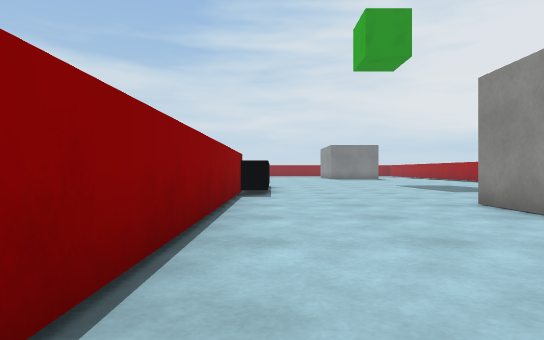
View 1 (above)

24 first-person views from a walk through a Unity game level. The camera is 0.64 m above the floor, looks level and sees 75° across. The floor is counted in squares, 1 m on a side. Each view is taken from the middle of a square. On the plan, view 1 faces up. The plan holds only what a view shows up to about 10 squares ahead; the rest is blank. The place goes on beyond the plan. The player is left out. Surface patterns are stand-ins for the level's own textures.

View 2
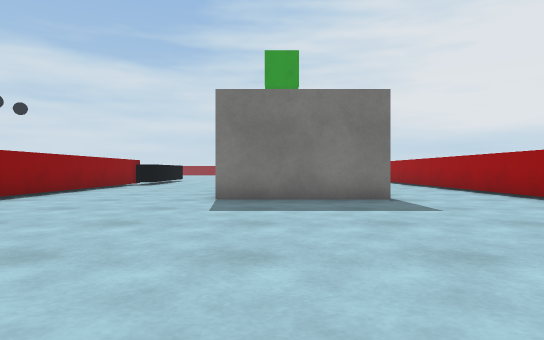

View 3
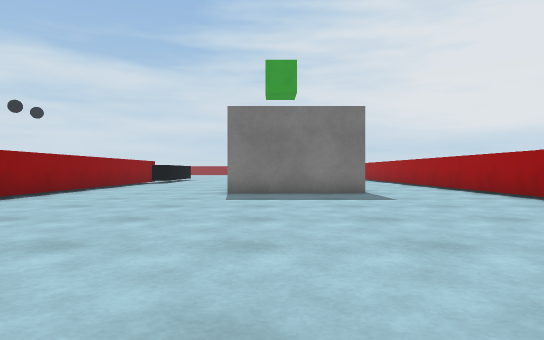

View 4
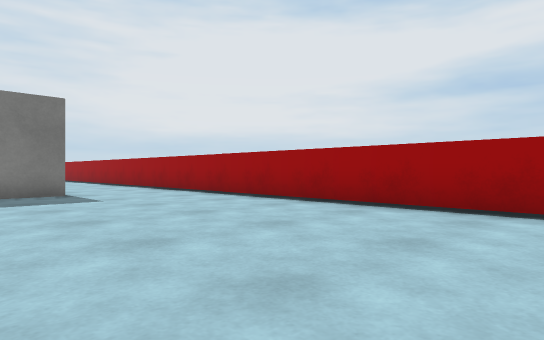

View 5
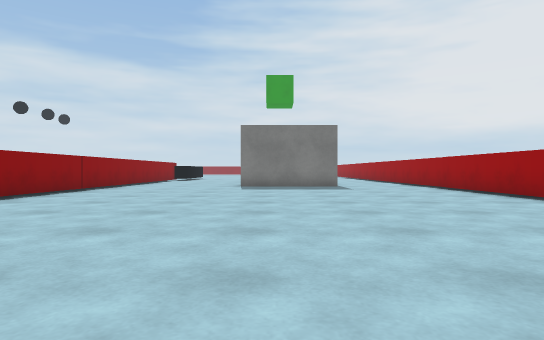

View 6
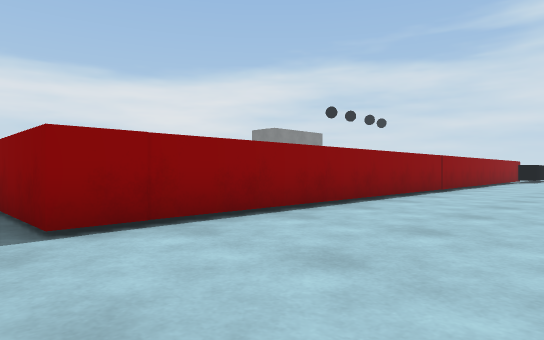

View 7
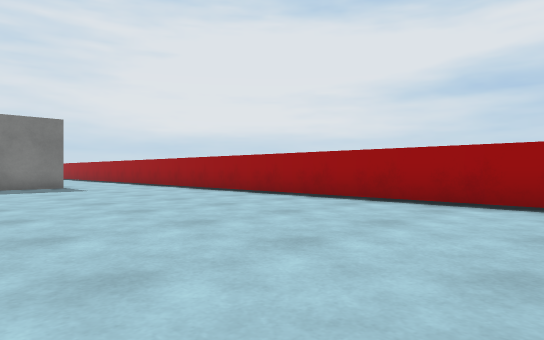

View 8
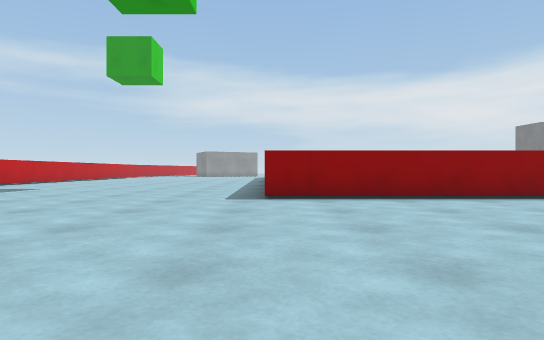

View 9
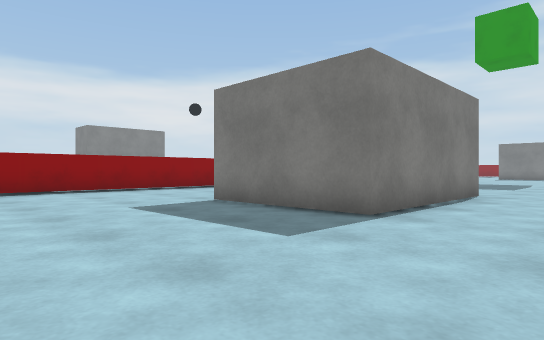

View 10
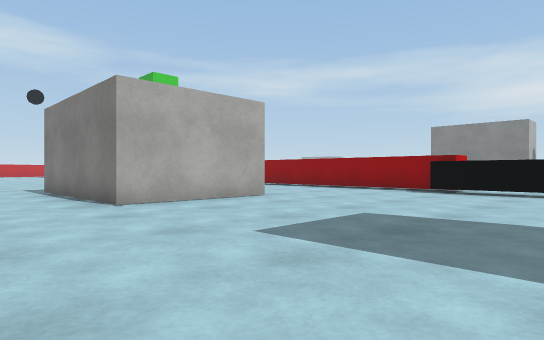

View 11
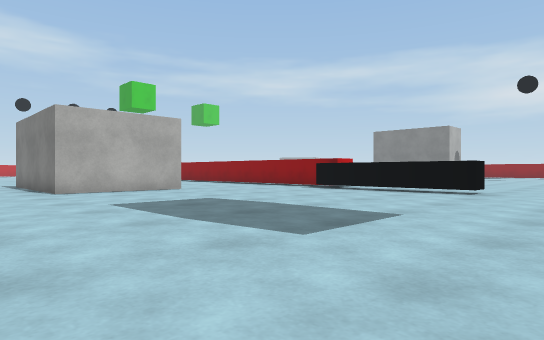

View 12
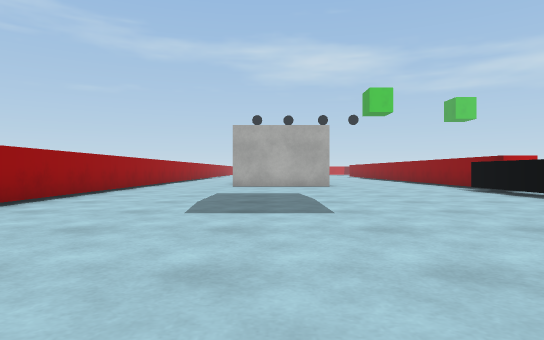

View 13
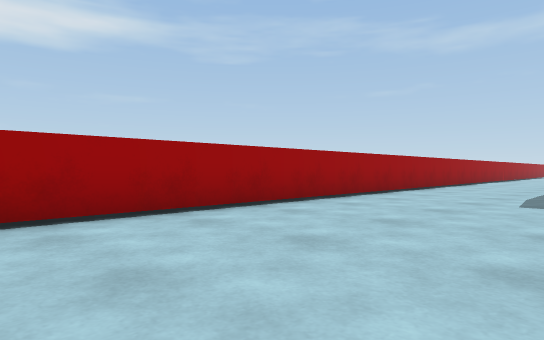

View 14
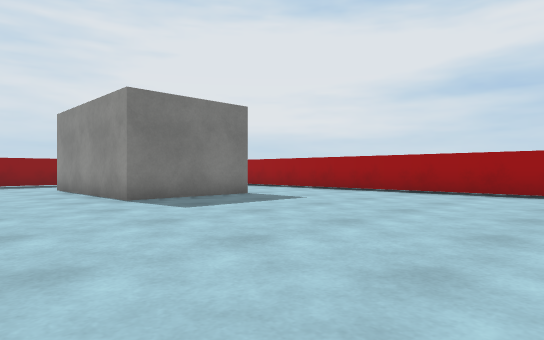

View 15
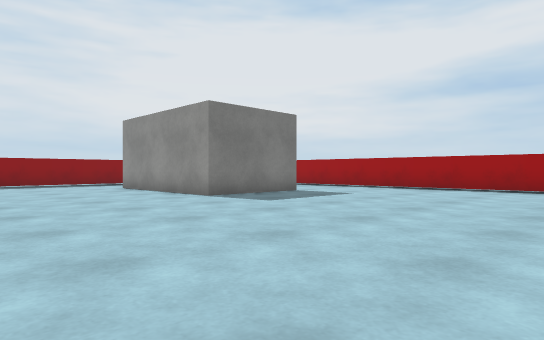

View 16
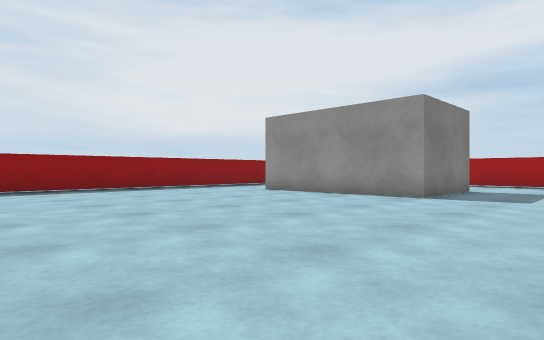

View 17
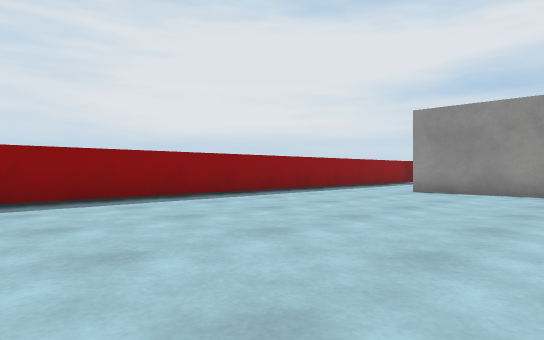

View 18
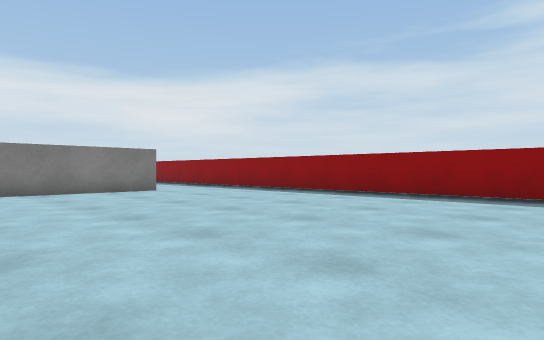

View 19
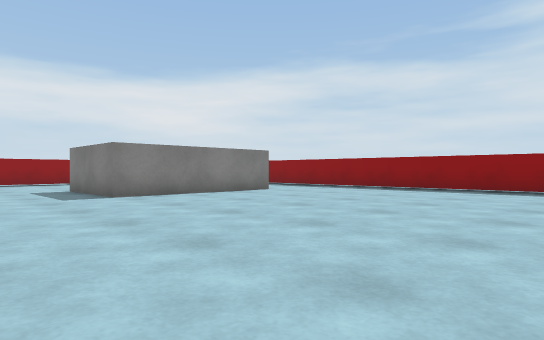

View 20
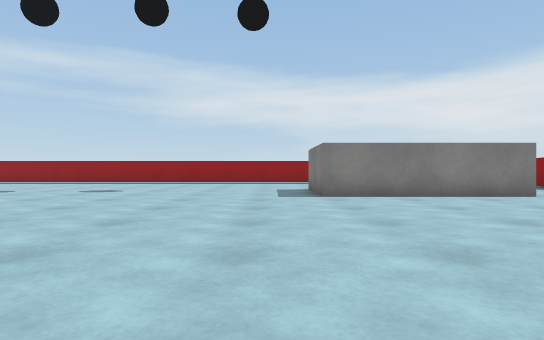

View 21
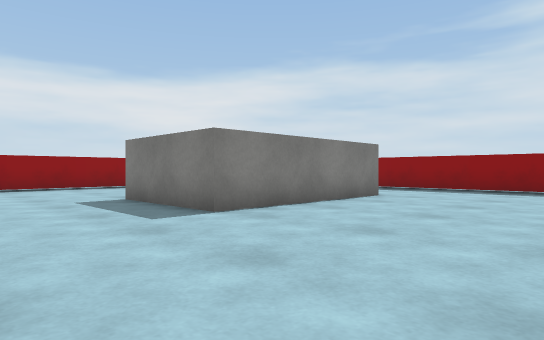

View 22
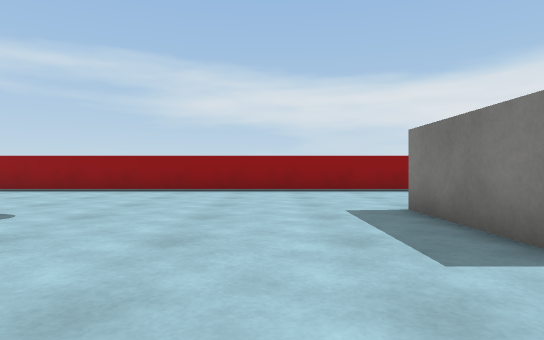

View 23
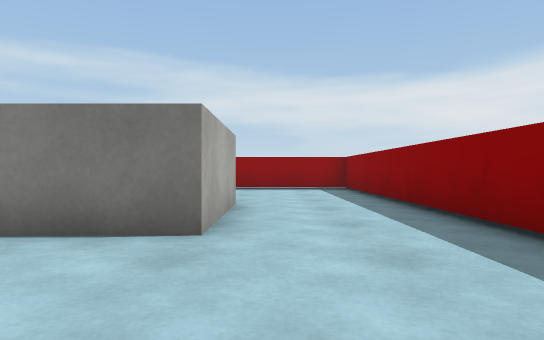

View 24
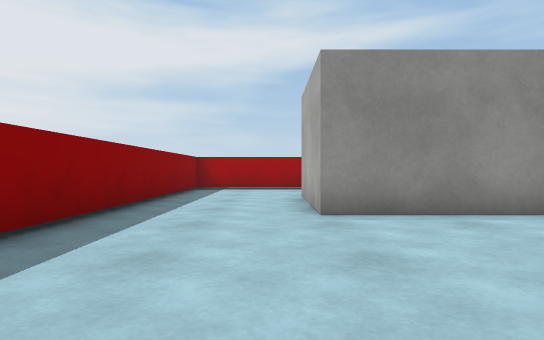

### Floor plan
Points are (right, up) in squares from view 1. A wall is a line through its corners. A room is listed if a view was taken in it or the views show most of it. See-through windows are left out.
Room 1 (views 1, 2, 3, 4, 5, 6, 7, 8, 9)
walls: (-0.8, 0.4) (-0.9, -11.2) (-3.1, -11.2); (7.5, 1.4) (3.8, 1.4); (10.7, -11.1) (10.7, 0.5)
ways out: opening at (1.5, 0.2) to room 2; opening at (9, 0.3) to room 2
Room 2 (views 10, 11, 12, 13, 14, 15, 16, 17, 18, 19, 20, 21, 22, 23, 24)
walls: (-1, 14.3) (-0.1, 14.3) (-0.1, 9.1) (-0.8, 9.1) (-0.8, 0.4); (7.4, 24.2) (4, 24.2) (4, 29.3) (7.1, 29.3); (3.8, 4.9) (3.8, 6.6) (7.5, 6.6) (7.5, 1.4); (-9.5, 32.4) (-10.7, 32.4); (-15.8, 29.3) (-12.5, 29.3) (-12.5, 24.2) (-15.8, 24.2); (0.8, 32.5) (-7.7, 32.4); (-12.1, 32.4) (-19, 32.4); (10.7, 10) (10.7, 21.5); (9, 32.5) (2.1, 32.5); (10.7, 0.5) (10.7, 4)
ways out: opening at (1.5, 0.2) to room 1; opening at (9, 0.3) to room 1

Where each view was taken, in squares from view 1:
view 1: 0 up, 0 right, facing up
view 2: 6 down, 5 right, facing up
view 3: 8 down, 5 right, facing up
view 4: 8 down, 5 right, facing up-right
view 5: 12 down, 5 right, facing up
view 6: 12 down, 3 right, facing up-left
view 7: 12 down, 4 right, facing up-right
view 8: 11 down, 7 right, facing left
view 9: 3 down, 10 right, facing up-left
view 10: 13 up, 10 right, facing down-left
view 11: 17 up, 10 right, facing down-left
view 12: 20 up, 6 right, facing down
view 13: 22 up, 6 right, facing down-right
view 14: 17 up, 1 right, facing up-right
view 15: 17 up, 1 left, facing up-right
view 16: 21 up, 4 left, facing up-right
view 17: 25 up, 6 left, facing up-right
view 18: 24 up, 2 left, facing up-left
view 19: 21 up, 4 left, facing up-left
view 20: 23 up, 4 left, facing left
view 21: 21 up, 8 left, facing up-left
view 22: 22 up, 10 left, facing left
view 23: 30 up, 9 left, facing left
view 24: 30 up, 1 left, facing right
